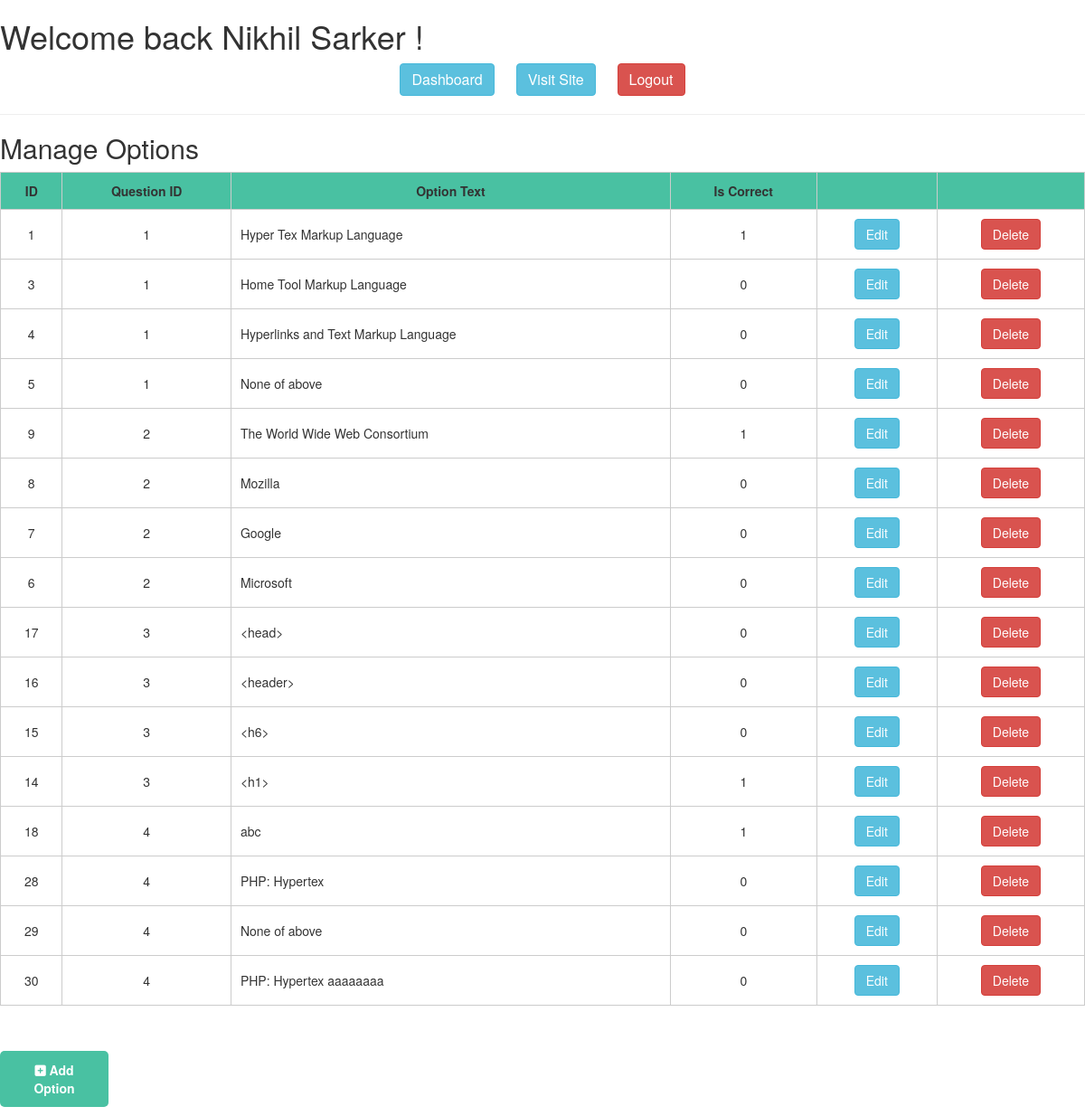
Page /backend/options/options.php (signed in) on the committed database.
### tables this page shows
CREATE TABLE `users` (
  `id` int NOT NULL,
  `first_name` varchar(100) NOT NULL,
  `last_name` varchar(100) NOT NULL,
  `email` varchar(100) NOT NULL,
  `password` varchar(200) NOT NULL,
  `profile_pic` varchar(200) DEFAULT NULL,
  `bio` varchar(200) DEFAULT NULL,
  `phone_number` varchar(20) DEFAULT NULL,
  `role` varchar(10) NOT NULL,
  `description` text
);

CREATE TABLE `options` (
  `id` int NOT NULL,
  `question_id` int NOT NULL,
  `option_text` varchar(255) NOT NULL,
  `is_correct` int NOT NULL DEFAULT '0'
);

### backend/options/options.php (the view, shortened to what this page needs)
<?php
require_once('../layouts/header.php');
require_once('../db_connect.php');
$checking_query = " SELECT * FROM `options` ORDER BY question_id ASC";
$checking_query_to_db = mysqli_query($db_connect, $checking_query);
?>
<link rel="stylesheet" href="./style.css" type="text/css">
<div id="main">
  <h2>Manage Options</h2>
  <table border="1">
  <tr>
    <th class="text-center">ID</th>
    <th class="text-center">Question ID</th>
    <th class="text-center">Option Text</th>
    <th class="text-center">Is Correct</th>
    <th></th>
    <th></th>
  </tr>
    <?php while ($record = mysqli_fetch_assoc($checking_query_to_db)) : ?>
      <tr>
      <td class="text-center"><?php echo $record['id']; ?></td>
      <td class="text-center"><?php echo $record['question_id'] ; ?></td>
      <td class="text-left"><?php echo  $record['option_text'] ; ?></td>
      <td class="text-center"><?php echo $record['is_correct']; ?></td>
      <td class="text-center"><a href="options_edit.php?id=<?= $record['id']; ?>" class=" btn btn-info">Edit</a></td>
      <td class="text-center"><button  class="delete btn btn-danger" value="<?=$record['id'];?>" >Delete</button></td>
      </tr>
    <?php endwhile; ?>
  </table>
  <p class="add_btn"><a href="options_add.php"><i class="fas fa-plus-square"></i> Add Option</a></p>
</div>
<?php
require_once('../layouts/footer.php');
?>

### backend/layouts/header.php (shortened to what this page needs)
<?php
require_once('../db_connect.php');
$checking_query = " SELECT first_name, last_name FROM `users` ";
$checking_query_to_db = mysqli_query($db_connect, $checking_query);
$result_to_array = mysqli_fetch_assoc($checking_query_to_db);
?>
<!doctype html>
<html>
<head>
    <link rel="stylesheet" href="https://cdnjs.cloudflare.com/ajax/libs/font-awesome/6.4.0/css/all.min.css" />
  <link rel="stylesheet" href="https://maxcdn.bootstrapcdn.com/bootstrap/3.4.1/css/bootstrap.min.css">
</head>
<body>
  <h1>Welcome back <?=$result_to_array['first_name'] .' '. $result_to_array['last_name']?> !</h1>
    <p style="  text-align: center;">
      <a style="margin:0px 10px; font-size:16px;" href="../dashboard/dashboard.php" class=" btn btn-info">Dashboard</a>
      <a style="margin:0px 10px; font-size:16px;" href="../../index.php" target="_blank" class=" btn btn-info">Visit Site</a>
      <a style="margin:0px 10px; font-size:16px;" href="../admin/logout.php" class=" btn btn-danger">Logout</a>
    </p>
  <hr>

### backend/options/style.css (style rules this page uses)
table { width: 100%; border: 1px solid #ccc; border-spacing: 0; border-collapse: collapse; }
td, th { border: 1px solid #ccc; padding: 10px; }
th { white-space: nowrap; background-color: #49c1a2; }
a { text-decoration: none; }
.add_btn { margin-top: 50px; text-align: center; }
.add_btn a { font-size: 14px; font-weight: 700; background: #49c1a2; display: block; width: 10%; padding: 10px 15px; color: #fff; cursor: pointer; border-radius: 5px; -webkit-border-radius: 5px; -moz-border-radius: 5px; -ms-border-radius: 5px; -o-border-radius: 5px; border: 1px solid transparent; text-decoration: none; }

### rows in the picture
users: first_name "Nikhil", last_name "Sarker"
options: id "1", question "1", option_text "Hyper Tex Markup Language", is_correct "1"
options: id "3", question "1", option_text "Home Tool Markup Language", is_correct "0"
options: id "4", question "1", option_text "Hyperlinks and Text Markup Language", is_correct "0"
options: id "5", question "1", option_text "None of above", is_correct "0"
options: id "9", question "2", option_text "The World Wide Web Consortium", is_correct "1"
options: id "8", question "2", option_text "Mozilla", is_correct "0"
options: id "7", question "2", option_text "Google", is_correct "0"
options: id "6", question "2", option_text "Microsoft", is_correct "0"
options: id "17", question "3", option_text "<head>", is_correct "0"
options: id "16", question "3", option_text "<header>", is_correct "0"
options: id "15", question "3", option_text "<h6>", is_correct "0"
options: id "14", question "3", option_text "<h1>", is_correct "1"
options: id "18", question "4", option_text "abc", is_correct "1"
options: id "28", question "4", option_text "PHP: Hypertex", is_correct "0"
options: id "29", question "4", option_text "None of above", is_correct "0"
options: id "30", question "4", option_text "PHP: Hypertex aaaaaaaa", is_correct "0"
